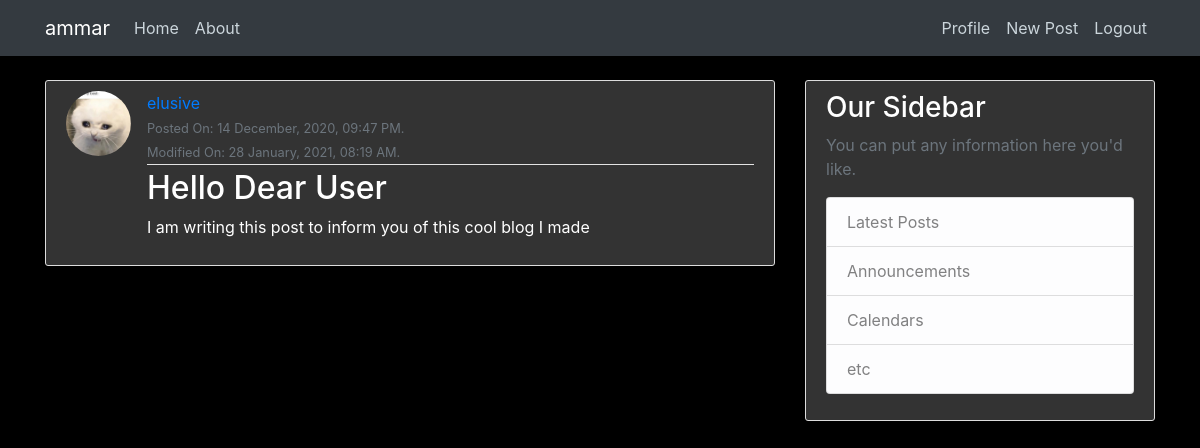
The app's page /post/10/ (signed in) with its own data.
### blog/models.py (models this page shows, shortened)
class Post(models.Model):
    title = models.CharField(max_length = 100)
    content = models.TextField()
    date_posted = models.DateTimeField(default=timezone.now)
    last_modified = models.DateTimeField(auto_now=True)
    author = models.ForeignKey(User, on_delete=models.CASCADE)

### users/models.py (models this page shows, shortened)
class Profile(models.Model):
    user = models.OneToOneField(User, on_delete=models.CASCADE)
    img = models.ImageField(default='default.jpg', upload_to='profile_pics')

### blog/views.py (the view)
# urls.py: path('post/<int:pk>/', PostDetailView.as_view(), name='post-detail'),
class PostDetailView(DetailView):
    model = Post

### blog/templates/blog/post_detail.html (shortened to what this page needs)
{% extends 'blog/base.html' %}
{% block content %}
    <article class="media content-section">
        <img class="rounded-circle article-img" src="{{ object.author.profile.img.url }}">
        <div class="media-body">
            <div class="article-metadata">
            <a class="mr-2" href="#">{{ object.author }}</a>
            <br>
            <small class="text-muted">Posted On: {{ object.date_posted|date:"d F, Y, h:i A." }}</small>
            <br>
            <small class="text-muted">Modified On: {{ object.last_modified|date:"d F, Y, h:i A." }}</small>
            <br>
            </div>
            <h2 class="article-title">{{ object.title }}</h2>
            <p class="article-content">{{ object.content }}</p>
        </div>
    </article>
{% endblock content %}

### blog/templates/blog/base.html (shortened to what this page needs)
{% load static %}
<!doctype html>
<html lang="en">
<head>
    <link rel="stylesheet" href="https://maxcdn.bootstrapcdn.com/bootstrap/4.0.0/css/bootstrap.min.css">
    <link rel="stylesheet" type="text/css" href="{% static 'blog/main.css' %}">
</head>
    <body>
        <header class="site-header">
            <nav class="navbar navbar-expand-md navbar-dark bg-dark fixed-top">
            <div class="container">
              {% if user.is_authenticated %}
                <a class="navbar-brand" href="{% url 'blog-home' %}">
                  {{ user.username }}
                </a>
              {% else %}
                <a class="navbar-brand" href="{% url 'blog-home' %}">Elusive's Blog</a>
              {% endif %}
                <div class="collapse navbar-collapse" id="navbarToggle">
                <div class="navbar-nav mr-auto">
                    <a class="nav-item nav-link" href="{% url 'blog-home' %}">Home</a>
                    <a class="nav-item nav-link" href="{% url 'blog-about' %}">About</a>
                </div>
                <div class="navbar-nav">
                  {% if user.is_authenticated %}
                    <a class="nav-item nav-link" href="{% url 'profile' %}">Profile</a>
                    <a class="nav-item nav-link" href="{% url 'post-create' %}">New Post</a>
                    <a class="nav-item nav-link" href="{% url 'logout' %}">Logout</a>
                  {% else %}
                    <a class="nav-item nav-link" href="{% url 'login' %}">Login</a>
                    <a class="nav-item nav-link" href="{% url 'register' %}">Register</a>
                  {% endif %}
                </div>
                </div>
            </div>
            </nav>
        </header>
        <main role="main" class="container">
            <div class="row">
              <div class="col-md-8">
              {% block content %}{% endblock %}
              </div>
              <div class="col-md-4">
                <div class="content-section">
                  <h3>Our Sidebar</h3>
                  <p class='text-muted'>You can put any information here you'd like.
                    <ul class="list-group">
                      <li class="list-group-item list-group-item-light">Latest Posts</li>
                      <li class="list-group-item list-group-item-light">Announcements</li>
                      <li class="list-group-item list-group-item-light">Calendars</li>
                      <li class="list-group-item list-group-item-light">etc</li>
                    </ul>
                  </p>
                </div>
              </div>
            </div>
        </main>
    </body>
</html>

### blog/static/blog/main.css (style rules this page uses)
body { background: #000000; color: #ffffff; margin-top: 5rem; }
h1, h2, h3, h4, h5, h6 { color: #ffffff; }
ul { margin: 0; }
.site-header .navbar-nav .nav-link { color: #cbd5db; }
.content-section { color: #ffffff; background: #333333; padding: 10px 20px; border: 1px solid #dddddd; border-radius: 3px; margin-bottom: 20px; }
.article-title { color: #ffffff; }
.article-content { white-space: pre-line; }
.article-img { height: 65px; width: 65px; margin-right: 16px; }
.article-metadata { padding-bottom: 1px; margin-bottom: 4px; border-bottom: 1px solid #e3e3e3 }

### records on screen
Post: author.profile.img (picture), author "elusive", date_posted "14 December, 2020, 09:47 PM.", last_modified "28 January, 2021, 08:19 AM.", title "Hello Dear User", content "I am writing this post to inform you of this cool blog I made"

### other values on screen
{{ user.username }} "ammar"
